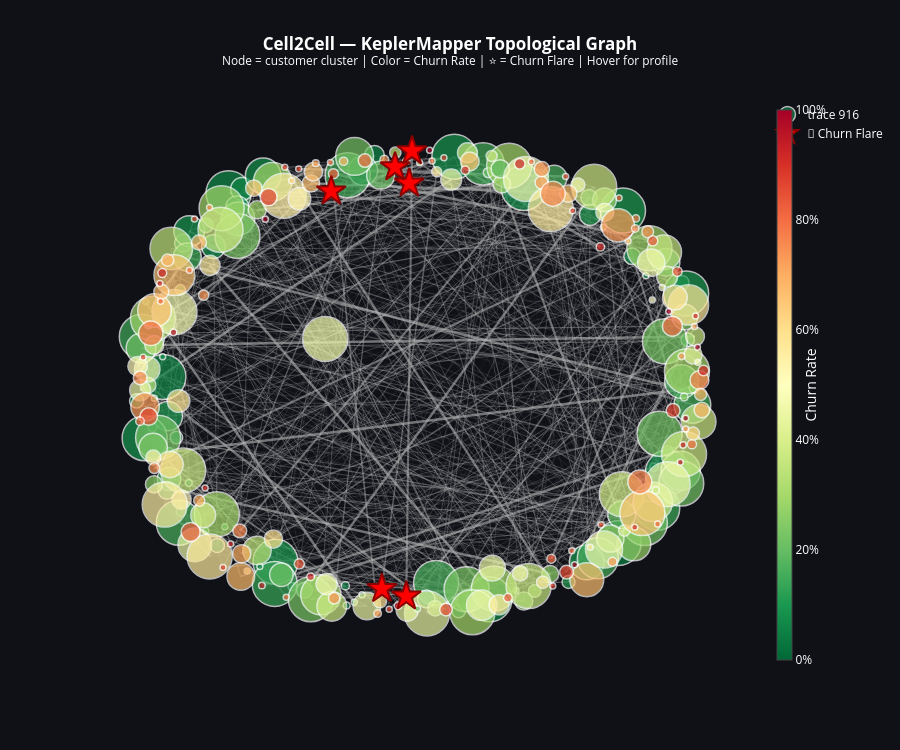

Notebook code for this chart:
### Markdown cell above
---
## 📈 Cell 10 — Interactive Mapper Graph (Plotly)

### Code cell
TOP_N_FLARE = 6
top_flare_ids = [n for n, _ in flare_sorted[:TOP_N_FLARE]]

pos = nx.spring_layout(G, weight='weight', seed=42, k=1.8)

# Edge traces
edge_traces = []
for u, v, d in G.edges(data=True):
    x0, y0 = pos[u]; x1, y1 = pos[v]
    edge_traces.append(go.Scatter(
        x=[x0, x1, None], y=[y0, y1, None], mode='lines',
        line=dict(width=d['weight'] * 2.5,
                  color=f'rgba(180,180,180,{0.2 + d["weight"] * 0.4:.2f})'),
        hoverinfo='none', showlegend=False))

# Node trace
node_x, node_y, node_c, node_s, node_t = [], [], [], [], []
for node in G.nodes():
    nd = G.nodes[node]
    x, y_p = pos[node]
    node_x.append(x); node_y.append(y_p)
    node_c.append(nd.get('churn_rate', 0))
    node_s.append(max(6, min(45, nd.get('size', 1) ** 0.55)))
    lines = [
        f'<b>Node:</b> {node}',
        f'<b>Customers:</b> {int(nd.get("size", 0)):,}',
        f'<b>Churn Rate:</b> {nd.get("churn_rate", 0):.1%}',
        f'<b>Avg Churn Prob:</b> {nd.get("churn_proba", 0):.1%}',
    ]
    for f in PROFILE_FEATS[:4]:
        k = f'mean_{f}'
        if k in nd: lines.append(f'<b>{f}:</b> {nd[k]:.1f}')
    node_t.append('<br>'.join(lines))

node_trace = go.Scatter(
    x=node_x, y=node_y, mode='markers',
    hoverinfo='text', text=node_t,
    marker=dict(
        showscale=True, colorscale='RdYlGn_r', cmin=0, cmax=1,
        color=node_c, size=node_s,
        colorbar=dict(thickness=15, title=dict(text='Churn Rate', side='right'),
                      tickformat='.0%'),
        line=dict(width=1.5, color='white')))

flare_trace = go.Scatter(
    x=[pos[n][0] for n in top_flare_ids if n in pos],
    y=[pos[n][1] for n in top_flare_ids if n in pos],
    mode='markers', name='🔴 Churn Flare',
    marker=dict(symbol='star', size=22, color='red',
                line=dict(color='darkred', width=2)),
    hoverinfo='text',
    text=[f'⭐ FLARE: {n}' for n in top_flare_ids if n in pos])

fig = go.Figure(
    data=edge_traces + [node_trace, flare_trace],
    layout=go.Layout(
        title=dict(
            text='<b>Cell2Cell — KeplerMapper Topological Graph</b><br>'
                 '<sup>Node = customer cluster | Color = Churn Rate | ⭐ = Churn Flare | Hover for profile</sup>',
            x=0.5),
        showlegend=True, hovermode='closest', height=750,
        xaxis=dict(showgrid=False, zeroline=False, showticklabels=False),
        yaxis=dict(showgrid=False, zeroline=False, showticklabels=False),
        paper_bgcolor='#0f1117', plot_bgcolor='#0f1117',
        font=dict(color='white', size=12)))
fig.show()
print('🔴 Red arms/flares = concentrated churn  |  🟢 Green core = stable customers')
print('📌 Hover any node to see its feature profile')
